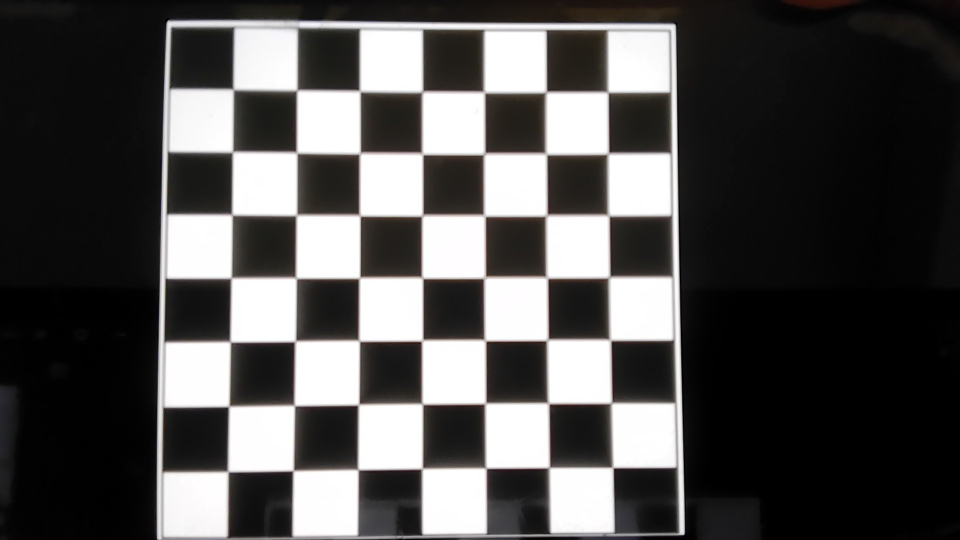
#> input picture data/calibration_chess/WIN_20251127_11_34_35_Pro.jpg, 1920 x 1080 px (shown at 1/2 size)
$ python main.py
#> lines starting #> are read from the running program, lines starting #| are printed output that depends on the picture
### src/calibration.py
from typing import List
import numpy as np
import cv2
import glob
import os
import imageio


CHESSBOARD_COLS = 7
CHESSBOARD_ROWS = 7

SQUARE_SIZE_X = 30.0
SQUARE_SIZE_Y = 30.0


BASE_DIR = os.path.dirname(os.path.abspath(__file__))
CALIB_IMAGES_GLOB = os.path.join(BASE_DIR, "..", "data", "calibration_chess", "*.jpg")
OUTPUT_DIR = os.path.join(BASE_DIR, "..", "data", "calibration_detected")


# [16 lines left out: function load_images, not called in this run]


def write_image(filename: str, img: np.ndarray) -> None:
    """
    Guarda una imagen en disco asegurando una extensión válida.

    Args:
        filename (str): Ruta de salida donde se guardará la imagen.
        img (np.ndarray): Imagen en formato BGR.

    Descripción:
        - Comprueba si el nombre tiene una extensión válida.
        - Si no la tiene, añade '.jpg' por defecto.
        - Guarda la imagen en disco con calidad JPEG 90.
    """
    if not filename.lower().endswith((".jpg", ".jpeg", ".png")):
        filename += ".jpg"
    cv2.imwrite(filename, img, [cv2.IMWRITE_JPEG_QUALITY, 90])


def get_chessboard_points(chessboard_shape, dx: float, dy: float) -> np.ndarray:
    """
    Genera los puntos 3D del tablero en coordenadas reales.

    Args:
        chessboard_shape (tuple): Número de esquinas interiores (cols, rows).
        dx (float): Distancia real entre esquinas en el eje X.
        dy (float): Distancia real entre esquinas en el eje Y.

    Returns:
        np.ndarray: Matriz Nx3 con los puntos 3D del tablero.

    Descripción:
        - Construye una rejilla de puntos sobre el plano Z = 0.
        - Los puntos se usan como referencia 3D durante la calibración.
    """
    cols, rows = chessboard_shape
    chessboard = []
    for y in range(rows):
        for x in range(cols):
            chessboard.append([x * dx, y * dy, 0])
    return np.array(chessboard, dtype=np.float32)


def calibrar():
    """
    Realiza la calibración de la cámara usando imágenes de un tablero de ajedrez.

    Returns:
        tuple:
            rms_calibration (float): Error RMS de reproyección.
            intrinsics_calibration (np.ndarray): Matriz intrínseca K.
            extrinsics_calibration (List[np.ndarray]): Matrices [R|t] por imagen válida.
            dist_coeffs_calibration (np.ndarray): Coeficientes de distorsión.

    Descripción:
        - Busca las imágenes del tablero en la carpeta correspondiente.
        - Carga las imágenes utilizando imageio para evitar problemas de codificación.
        - Convierte cada imagen a escala de grises.
        - Detecta las esquinas interiores del tablero con findChessboardCorners.
        - Refina las esquinas detectadas a subpíxel.
        - Genera los puntos 3D correspondientes al tablero físico.
        - Llama a cv2.calibrateCamera para obtener los parámetros intrínsecos y extrínsecos.
        - Guarda imágenes con las esquinas detectadas para depuración.
        - Almacena los parámetros calibrados en un archivo NPZ.
    """

    img_paths = sorted(glob.glob(CALIB_IMAGES_GLOB))

    if not img_paths:
        return None, None, None, None

    imgs = []
    valid_paths = []

    for p in img_paths:
        try:
            img_rgb = imageio.imread(p)
#> img_rgb is the input picture: shape (1080, 1920, 3); mean R, G, B 82.3, 81.2, 80.6
            img = cv2.cvtColor(img_rgb, cv2.COLOR_RGB2BGR)
        except Exception:
            continue

        if img is None or img.size == 0:
            continue

        imgs.append(img)
        valid_paths.append(p)

    if not imgs:
        return None, None, None, None

    corners_all = []
    imgs_gray = []

    for img in imgs:
        gray = cv2.cvtColor(img, cv2.COLOR_BGR2GRAY)
        imgs_gray.append(gray)

        ret, corners = cv2.findChessboardCorners(
            gray,
            patternSize=(CHESSBOARD_COLS, CHESSBOARD_ROWS),
            flags=cv2.CALIB_CB_ADAPTIVE_THRESH +
                  cv2.CALIB_CB_NORMALIZE_IMAGE +
                  cv2.CALIB_CB_FAST_CHECK
        )

        corners_all.append((ret, corners))
#> this loop made 3 passes
#> ret on passes 1 to 3: True, False, True
#> pass 2, in calibrar, `gray = cv2.cvtColor(img, cv2.COLOR_BGR2GRAY)`:
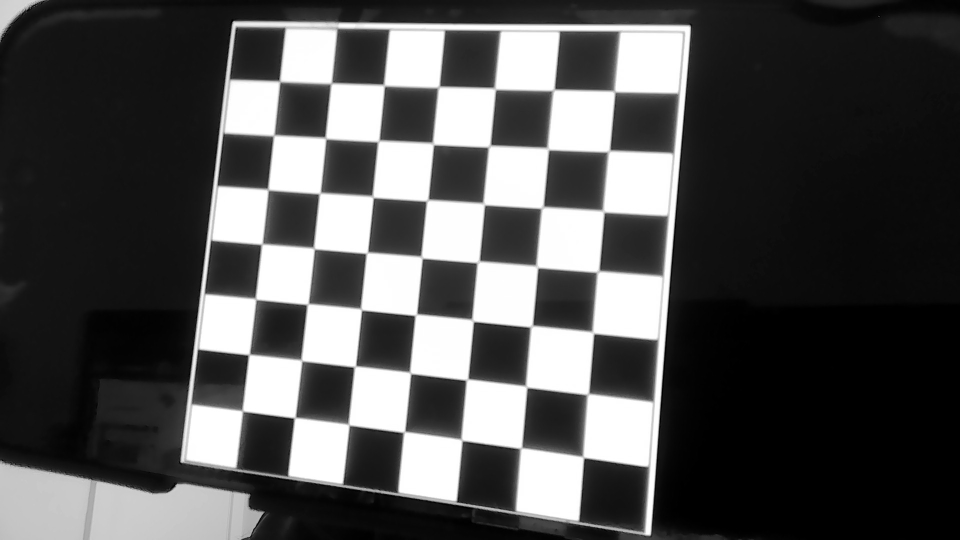
#> gray: shape (1080, 1920) (shown at 1/2 size); min 0, max 255, mean 81.3
#> pass 3, in calibrar, `gray = cv2.cvtColor(img, cv2.COLOR_BGR2GRAY)`:
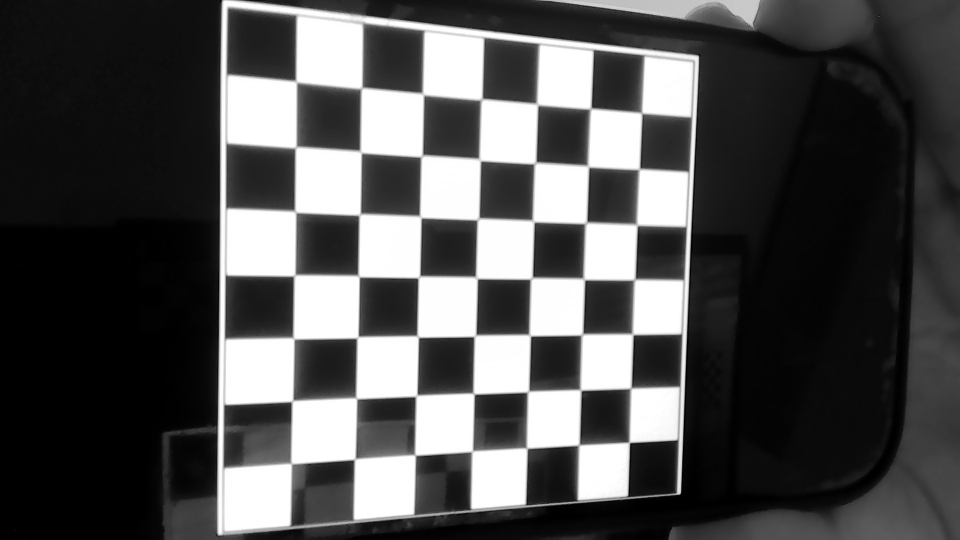
#> gray: shape (1080, 1920) (shown at 1/2 size); min 0, max 255, mean 80.9
#> after the loop, corners_all = 3 items; imgs_gray = 3 items

    criteria = (
        cv2.TERM_CRITERIA_EPS + cv2.TERM_CRITERIA_MAX_ITER,
        30,
        0.01
    )

    corners_refined = []
    for gray, (found, corners) in zip(imgs_gray, corners_all):
        if found:
            corners2 = cv2.cornerSubPix(gray, corners, (11, 11), (-1, -1), criteria)
            corners_refined.append((True, corners2))
        else:
            corners_refined.append((False, None))
#> this loop made 3 passes
#> after the loop, corners_refined = 3 items

    draw_corners_imgs = []
    for img, (found, corners) in zip(imgs, corners_refined):
        if found and corners is not None:
            img_drawn = cv2.drawChessboardCorners(
                img.copy(),
                patternSize=(CHESSBOARD_COLS, CHESSBOARD_ROWS),
                corners=corners,
                patternWasFound=True
            )
        else:
            img_drawn = img
        draw_corners_imgs.append(img_drawn)
#> this loop made 3 passes
#> pass 1, in calibrar, `img_drawn = cv2.drawChessboardCorners( img.copy(), patternSize=(CHESSB..`:
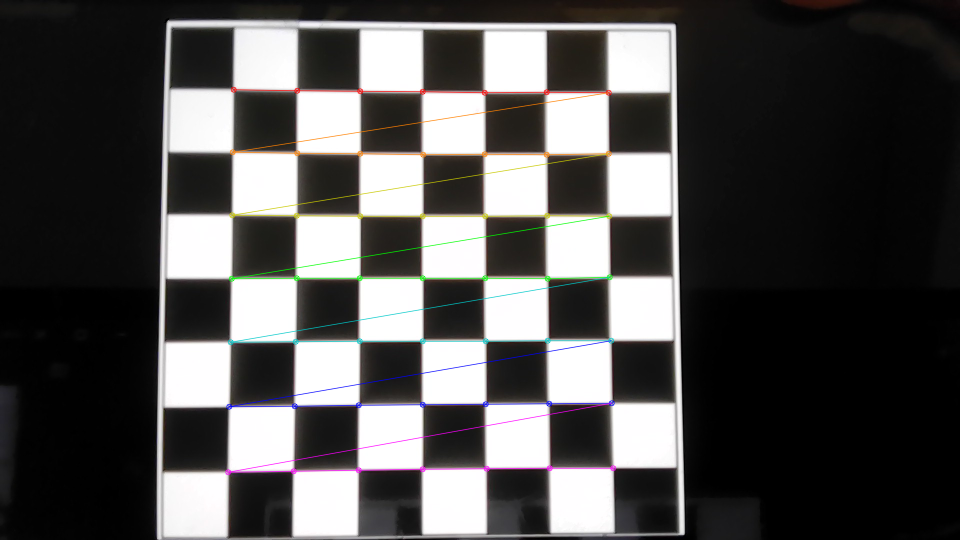
#> img_drawn: shape (1080, 1920, 3) (shown at 1/2 size); mean B, G, R 80.1, 80.8, 82
#> pass 3, in calibrar, `img_drawn = cv2.drawChessboardCorners( img.copy(), patternSize=(CHESSB..`:
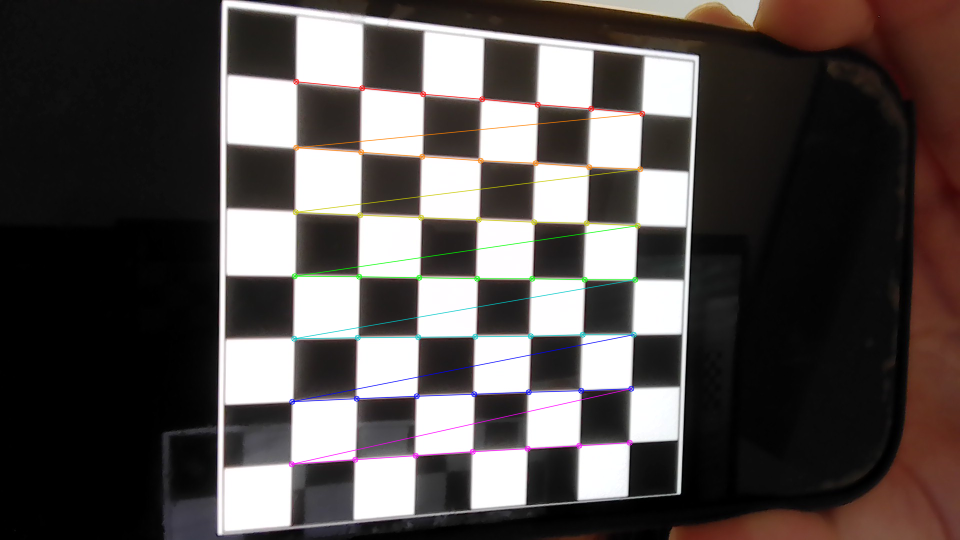
#> img_drawn: shape (1080, 1920, 3) (shown at 1/2 size); mean B, G, R 77.2, 78.8, 84.7
#> after the loop, draw_corners_imgs = 3 items

    for i, img_drawn in enumerate(draw_corners_imgs):
        out_path = os.path.join(OUTPUT_DIR, f"Image_{i}_corners.jpg")
        write_image(out_path, img_drawn)
#> this loop made 3 passes

    objp = get_chessboard_points(
        (CHESSBOARD_COLS, CHESSBOARD_ROWS),
        SQUARE_SIZE_X,
        SQUARE_SIZE_Y
    )

    objpoints = []
    imgpoints = []

    for found, corners in corners_refined:
        if found:
            objpoints.append(objp)
            imgpoints.append(corners)
#> after the loop, imgpoints = 2 items; objpoints = 2 items

    if len(objpoints) < 3:
        return None, None, None, None

    image_size = imgs_gray[0].shape[::-1]

    (
        rms_calibration,
        intrinsics_calibration,
        dist_coeffs_calibration,
        rvecs_calibration,
        tvecs_calibration,
    ) = cv2.calibrateCamera(
        objpoints,
        imgpoints,
        image_size,
        None,
        None,
    )

    extrinsics_calibration = [
        np.hstack((cv2.Rodrigues(rvec)[0], tvec))
        for rvec, tvec in zip(rvecs_calibration, tvecs_calibration)
    ]

    np.savez(
        os.path.join(BASE_DIR, "..", "calibration_data.npz"),
        K=intrinsics_calibration,
        dist=dist_coeffs_calibration,
        rms=rms_calibration,
        rvecs=rvecs_calibration,
        tvecs=tvecs_calibration,
    )

    return (
        rms_calibration,
        intrinsics_calibration,
        extrinsics_calibration,
        dist_coeffs_calibration,
    )

# [2 lines that do not run on import are left out]

### src/main.py
import cv2
import time
import seguridad  # módulo de autenticación por gestos
from tracker import detectar_centro_mano, actualizar_trayectoria
from tracker_kalman import crear_kalman, inicializar_estado, paso_kalman
import calibration


def main():
    """
    Ejecuta el pipeline principal de AirDraw Secure: calibración, autenticación por gestos y tracking de mano.

    Args:
        None

    Returns:
        None

    Function Details:
        - Realiza la calibración de la cámara, obteniendo sus parámetros intrínsecos y de distorsión.
        - Inicia la captura de video desde la cámara web mediante OpenCV.
        - Inicializa el filtro de Kalman que se utilizará para estimar trayectorias suaves de la mano.
        - Llama al módulo seguridad para ejecutar el sistema de autenticación en dos fases:
            1. Secuencia de gestos con los dedos (3 → 2 → 1 → 5)
            2. Validación visual mostrando un cuadrado frente a la cámara
        - Una vez completada la autenticación, cambia al modo Tracker (AirDraw):
            - Detecta la posición de la mano con `detectar_centro_mano`.
            - Inicializa y actualiza el filtro de Kalman para suavizar la trayectoria.
            - Dibuja las predicciones y la trayectoria de la mano en tiempo real sobre el video.
        - Muestra los resultados en una ventana única (AirDraw Secure) que combina ambos modos.
        - Permite salir del programa presionando la tecla q.
        - Al finalizar, libera los recursos de cámara y cierra todas las ventanas de OpenCV.
    """

    # Calibración de cámara
    print("Calibrando cámara...")
    (
        rms_calibration,
        intrinsics_calibration,
        extrinsics_calibration,
        dist_coeffs_calibration,
    ) = calibration.calibrar()

#> (the run stopped early here; a loop or call above may not have finished)
